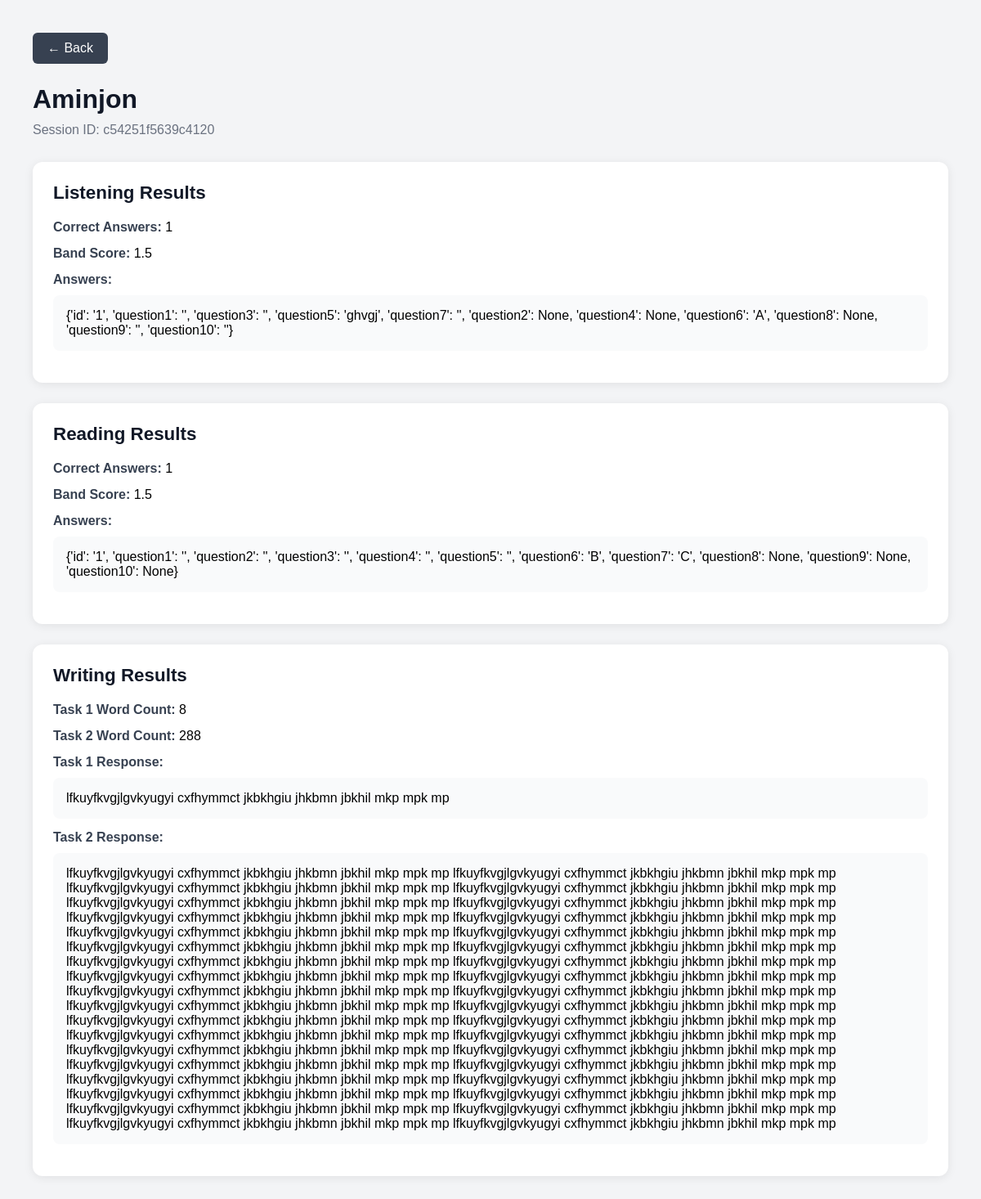
The page /student-result/c54251f5639c4120/ on the database its author committed.
### core/models.py (models this page shows)
class ResultsTable(models.Model):
    exam_session = models.ForeignKey(           # ← new
        ExamSession,
        on_delete=models.SET_NULL,
        null=True, blank=True,
        related_name='results'
    )
    session_id = models.CharField(max_length=50, primary_key=True, unique=True)
    username = models.CharField(max_length=100)
    session_date = models.DateTimeField(auto_now_add=True)

class ListeningResults(models.Model):
    session = models.OneToOneField(
        'ResultsTable',
        on_delete=models.CASCADE,
        primary_key=True
        )
    test = models.ForeignKey(
        'ListeningTest',
        on_delete=models.SET_NULL,
        null=True,
        blank=True
        )
    listening_row_answers = models.JSONField()
    listening_correct_count = models.IntegerField()
    listening_mark = models.DecimalField(max_digits=2, decimal_places=1)

class ReadingResults(models.Model):
    session = models.OneToOneField('ResultsTable', on_delete=models.CASCADE, primary_key=True)
    test = models.ForeignKey('ReadingTest', on_delete=models.SET_NULL, null=True)
    reading_row_answers = models.JSONField()
    reading_correct_count = models.IntegerField()
    reading_mark = models.DecimalField(max_digits=2, decimal_places=1)

class WritingResults(models.Model):
    session = models.OneToOneField(
        'ResultsTable',
        on_delete=models.CASCADE,
        primary_key=True
        )
    test_id = models.CharField(max_length=50)
    task1_text = models.TextField()
    task2_text = models.TextField()
    task1_word_count = models.CharField()
    task2_word_count = models.CharField()

### core/views.py (the view)
# urls.py: path('student-result/<str:session_id>/', views.student_full_result, name='student_full_result'),
def student_full_result(request, session_id):
    result = get_object_or_404(
        ResultsTable,
        session_id=session_id
    )
    listening = ListeningResults.objects.filter(
        session=result
    ).first()
    reading = ReadingResults.objects.filter(
        session=result
    ).first()
    writing = WritingResults.objects.filter(
        session=result
    ).first()
    return render(request, 'core/student_full_result.html', {
        'result': result,
        'listening': listening,
        'reading': reading,
        'writing': writing,
    })

### core/templates/core/student_full_result.html (shortened to what this page needs)
<!DOCTYPE html>
<html lang="en">
<head>
</head>
<body>
    <div class="container">
        <a
            href="javascript:history.back()"
            class="back-btn"
        >
            ← Back
        </a>
        <h1 class="title">
            {{ result.username }}
        </h1>
        <p class="subtitle">
            Session ID: {{ result.session_id }}
        </p>
        <div class="card">
            <h2 class="section-title">
                Listening Results
            </h2>
            {% if listening %}
                <div class="info-row">
                    <span class="label">Correct Answers:</span>
                    {{ listening.listening_correct_count }}
                </div>
                <div class="info-row">
                    <span class="label">Band Score:</span>
                    {{ listening.listening_mark }}
                </div>
                <div class="info-row">
                    <span class="label">
                        Answers:
                    </span>
                    <div class="answers-box">
                        <pre>{{ listening.listening_row_answers }}</pre>
                    </div>
                </div>
            {% else %}
                <p>No listening results found.</p>
            {% endif %}
        </div>
        <div class="card">
            <h2 class="section-title">
                Reading Results
            </h2>
            {% if reading %}
                <div class="info-row">
                    <span class="label">Correct Answers:</span>
                    {{ reading.reading_correct_count }}
                </div>
                <div class="info-row">
                    <span class="label">Band Score:</span>
                    {{ reading.reading_mark }}
                </div>
                <div class="info-row">
                    <span class="label">
                        Answers:
                    </span>
                    <div class="answers-box">
                        <pre>{{ reading.reading_row_answers }}</pre>
                    </div>
                </div>
            {% else %}
                <p>No reading results found.</p>
            {% endif %}
        </div>
        <div class="card">
            <h2 class="section-title">
                Writing Results
            </h2>
            {% if writing %}
                <div class="info-row">
                    <span class="label">Task 1 Word Count:</span>
                    {{ writing.task1_word_count }}
                </div>
                <div class="info-row">
                    <span class="label">Task 2 Word Count:</span>
                    {{ writing.task2_word_count }}
                </div>
                <div class="info-row">
                    <span class="label">
                        Task 1 Response:
                    </span>
                    <div class="answers-box">
                        <pre>{{ writing.task1_text }}</pre>
                    </div>
                </div>
                <div class="info-row">
                    <span class="label">
                        Task 2 Response:
                    </span>
                    <div class="answers-box">
                        <pre>{{ writing.task2_text }}</pre>
                    </div>
                </div>
            {% else %}
                <p>No writing results found.</p>
            {% endif %}
        </div>
    </div>
</body>
</html>

### core/templates/core/student_full_result.html (style rules this page uses)
* { margin: 0; padding: 0; box-sizing: border-box; font-family: Arial, sans-serif; }
body { background: #f3f4f6; padding: 40px; }
.container { max-width: 1200px; margin: auto; }
.back-btn { display: inline-block; margin-bottom: 25px; background: #374151; color: white; text-decoration: none; padding: 10px 18px; border-radius: 6px; }
.title { font-size: 2rem; margin-bottom: 10px; color: #111827; }
.subtitle { color: #6b7280; margin-bottom: 30px; }
.card { background: white; border-radius: 12px; padding: 25px; margin-bottom: 25px; box-shadow: 0 2px 12px rgba(0,0,0,0.08); }
.section-title { font-size: 1.4rem; margin-bottom: 20px; color: #111827; }
.info-row { margin-bottom: 14px; }
.label { font-weight: bold; color: #374151; }
.answers-box { background: #f9fafb; padding: 16px; border-radius: 8px; overflow-x: auto; margin-top: 10px; }
pre { white-space: pre-wrap; word-wrap: break-word; }

### rows shown on the page
ResultsTable: username "Aminjon", session_id "c54251f5639c4120"
ListeningResults: listening_correct_count "1", listening_mark "1.5", listening_row_answers "{'id': '1', 'question1': '', 'question3': '', 'question5': 'ghvgj', 'question7': '', 'question2': None, 'question4': None, 'question6': 'A', 'question8': None, 'question9': '', 'question10': ''}"
ReadingResults: reading_correct_count "1", reading_mark "1.5", reading_row_answers "{'id': '1', 'question1': '', 'question2': '', 'question3': '', 'question4': '', 'question5': '', 'question6': 'B', 'question7': 'C', 'question8': None, 'question9': None, 'question10': None}"
WritingResults: task1_word_count "8", task2_word_count "288", task1_text "lfkuyfkvgjlgvkyugyi cxfhymmct jkbkhgiu jhkbmn jbkhil mkp mpk mp", task2_text "lfkuyfkvgjlgvkyugyi cxfhymmct jkbkhgiu jhkbmn jbkhil mkp mpk mp lfkuyfkvgjlgvkyugyi cxfhymmct jkbkhgiu jhkbmn jbkhil mkp mpk mp lfkuyfkvgjlgvkyugyi cxfhymmct jkbkhgiu jhkbmn jbkhil mkp mpk mp lfkuyfkvgjlgvkyugyi cxfhymmct jkbkhgiu jhkbmn jbkhil mkp mpk mp lfkuyfkvgjlgvkyugyi cxfhymmct jkbkhgiu jhkbmn jbkhil mkp mpk mp lfkuyfkvgjlgvkyugyi cxfhymmct jkbkhgiu jhkbmn jbkhil mkp mpk mp lfkuyfkvgjlgvkyugyi cxfhymmct jkbkhgiu jhkbmn jbkhil mkp mpk mp lfkuyfkvgjlgvkyugyi cxfhymmct jkbkhgiu jhkbmn jbkhil mkp mpk mp lfkuyfkvgjlgvkyugyi cxfhymmct jkbkhgiu jhkbmn jbkhil mkp mpk mp lfkuyfkvgjlgvkyugyi cxfhymmct jkbkhgiu jhkbmn jbkhil mkp mpk mp lfkuyfkvgjlgvkyugyi cxfhymmct jkbkhgiu jhkbmn jbkhil mkp…"
